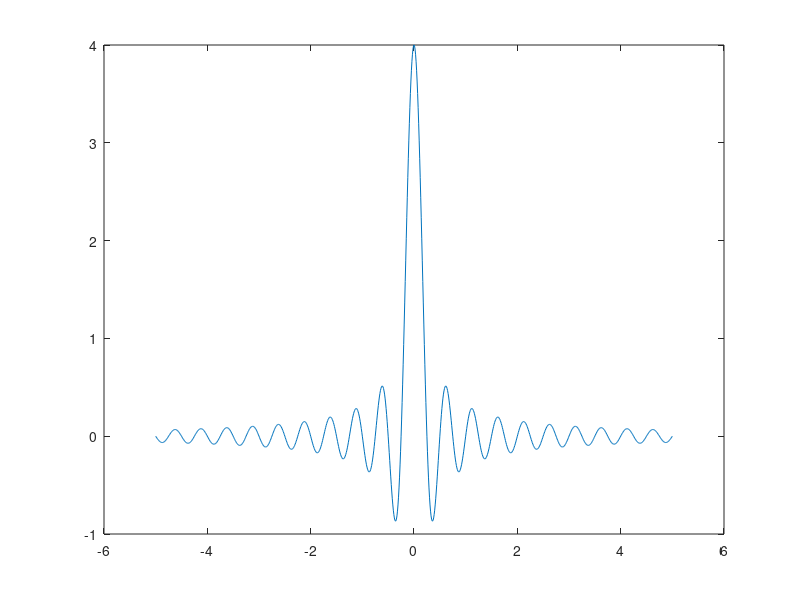

Here is the MATLAB script that generated this plot:
%Finding integral in Matlab
f=0;
t=-2:.01:2; %This is the range
trapz(t,exp(-j*2*pi*f*t)); %Trapz is the method to find the integral

%For complete integral
t=-2:.01:2;
k=0;
for f=-5:.01:5
    k=k+1;
    X(k)=trapz(t,exp(-j*2*pi*f*t));
end

f=-5:.01:5;
plot(f,X);